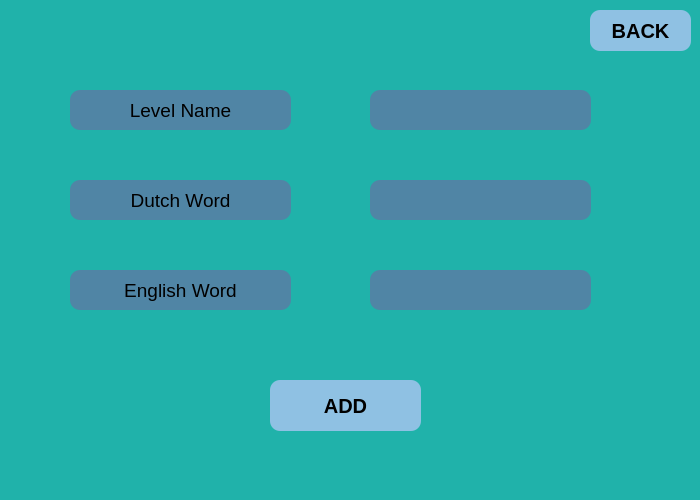
<?xml version="1.0" encoding="UTF-8"?>
<ui version="4.0">
 <class>MainWindow</class>
 <widget class="QMainWindow" name="MainWindow">
  <property name="geometry">
   <rect>
    <x>0</x>
    <y>0</y>
    <width>700</width>
    <height>500</height>
   </rect>
  </property>
  <property name="windowTitle">
   <string>PyBoysFlashcards</string>
  </property>
  <widget class="QWidget" name="centralwidget">
   <widget class="QGroupBox" name="groupBox">
    <property name="geometry">
     <rect>
      <x>0</x>
      <y>-20</y>
      <width>811</width>
      <height>591</height>
     </rect>
    </property>
    <property name="styleSheet">
     <string notr="true">background-color: rgb(32,178,170);
border-top-right-radius: 10px;
border-bottom-right-radius: 10px;
border-top-left-radius: 10px;
border-bottom-left-radius: 10px;</string>
    </property>
    <property name="title">
     <string>PyBoysFlashcards</string>
    </property>
    <widget class="QPushButton" name="add">
     <property name="geometry">
      <rect>
       <x>270</x>
       <y>400</y>
       <width>151</width>
       <height>51</height>
      </rect>
     </property>
     <property name="font">
      <font>
       <pointsize>15</pointsize>
       <weight>75</weight>
       <bold>true</bold>
      </font>
     </property>
     <property name="cursor">
      <cursorShape>OpenHandCursor</cursorShape>
     </property>
     <property name="styleSheet">
      <string notr="true">background-color: rgb(143, 193, 227);
border-top-right-radius: 10px;
border-bottom-right-radius: 10px;
border-top-left-radius: 10px;
border-bottom-left-radius: 10px;</string>
     </property>
     <property name="text">
      <string>ADD</string>
     </property>
    </widget>
    <widget class="QPushButton" name="back">
     <property name="geometry">
      <rect>
       <x>590</x>
       <y>30</y>
       <width>101</width>
       <height>41</height>
      </rect>
     </property>
     <property name="font">
      <font>
       <pointsize>15</pointsize>
       <weight>75</weight>
       <bold>true</bold>
      </font>
     </property>
     <property name="cursor">
      <cursorShape>OpenHandCursor</cursorShape>
     </property>
     <property name="styleSheet">
      <string notr="true">background-color: rgb(143, 193, 227);
border-top-right-radius: 10px;
border-bottom-right-radius: 10px;
border-top-left-radius: 10px;
border-bottom-left-radius: 10px;</string>
     </property>
     <property name="text">
      <string>BACK</string>
     </property>
    </widget>
    <widget class="QLabel" name="levelname">
     <property name="geometry">
      <rect>
       <x>70</x>
       <y>110</y>
       <width>221</width>
       <height>40</height>
      </rect>
     </property>
     <property name="minimumSize">
      <size>
       <width>0</width>
       <height>40</height>
      </size>
     </property>
     <property name="font">
      <font>
       <pointsize>14</pointsize>
       <weight>50</weight>
       <bold>false</bold>
      </font>
     </property>
     <property name="styleSheet">
      <string notr="true">background-color: rgba(80,133,165 );
border-top-right-radius: 10px;
border-bottom-right-radius: 10px;
border-top-left-radius: 10px;
border-bottom-left-radius: 10px;</string>
     </property>
     <property name="text">
      <string>Level Name</string>
     </property>
     <property name="alignment">
      <set>Qt::AlignCenter</set>
     </property>
    </widget>
    <widget class="QLabel" name="dutchword">
     <property name="geometry">
      <rect>
       <x>70</x>
       <y>200</y>
       <width>221</width>
       <height>40</height>
      </rect>
     </property>
     <property name="minimumSize">
      <size>
       <width>0</width>
       <height>40</height>
      </size>
     </property>
     <property name="font">
      <font>
       <pointsize>14</pointsize>
       <weight>50</weight>
       <bold>false</bold>
      </font>
     </property>
     <property name="styleSheet">
      <string notr="true">background-color: rgba(80,133,165 );
border-top-right-radius: 10px;
border-bottom-right-radius: 10px;
border-top-left-radius: 10px;
border-bottom-left-radius: 10px;</string>
     </property>
     <property name="text">
      <string>Dutch Word</string>
     </property>
     <property name="alignment">
      <set>Qt::AlignCenter</set>
     </property>
    </widget>
    <widget class="QLabel" name="english">
     <property name="geometry">
      <rect>
       <x>70</x>
       <y>290</y>
       <width>221</width>
       <height>40</height>
      </rect>
     </property>
     <property name="minimumSize">
      <size>
       <width>0</width>
       <height>40</height>
      </size>
     </property>
     <property name="font">
      <font>
       <pointsize>14</pointsize>
       <weight>50</weight>
       <bold>false</bold>
      </font>
     </property>
     <property name="styleSheet">
      <string notr="true">background-color: rgba(80,133,165 );
border-top-right-radius: 10px;
border-bottom-right-radius: 10px;
border-top-left-radius: 10px;
border-bottom-left-radius: 10px;</string>
     </property>
     <property name="text">
      <string>English Word</string>
     </property>
     <property name="alignment">
      <set>Qt::AlignCenter</set>
     </property>
    </widget>
    <widget class="QLineEdit" name="levelname_edit">
     <property name="geometry">
      <rect>
       <x>370</x>
       <y>110</y>
       <width>221</width>
       <height>40</height>
      </rect>
     </property>
     <property name="font">
      <font>
       <pointsize>15</pointsize>
       <weight>75</weight>
       <bold>true</bold>
      </font>
     </property>
     <property name="styleSheet">
      <string notr="true">background-color: rgba(80,133,165 );
border-top-right-radius: 10px;
border-bottom-right-radius: 10px;
border-top-left-radius: 10px;
border-bottom-left-radius: 10px;</string>
     </property>
     <property name="text">
      <string/>
     </property>
    </widget>
    <widget class="QLineEdit" name="dutchword_edit">
     <property name="geometry">
      <rect>
       <x>370</x>
       <y>200</y>
       <width>221</width>
       <height>40</height>
      </rect>
     </property>
     <property name="font">
      <font>
       <pointsize>15</pointsize>
       <weight>75</weight>
       <bold>true</bold>
      </font>
     </property>
     <property name="styleSheet">
      <string notr="true">background-color: rgba(80,133,165 );
border-top-right-radius: 10px;
border-bottom-right-radius: 10px;
border-top-left-radius: 10px;
border-bottom-left-radius: 10px;</string>
     </property>
     <property name="text">
      <string/>
     </property>
    </widget>
    <widget class="QLineEdit" name="english_edit">
     <property name="geometry">
      <rect>
       <x>370</x>
       <y>290</y>
       <width>221</width>
       <height>40</height>
      </rect>
     </property>
     <property name="font">
      <font>
       <pointsize>15</pointsize>
       <weight>75</weight>
       <bold>true</bold>
      </font>
     </property>
     <property name="styleSheet">
      <string notr="true">background-color: rgba(80,133,165 );
border-top-right-radius: 10px;
border-bottom-right-radius: 10px;
border-top-left-radius: 10px;
border-bottom-left-radius: 10px;</string>
     </property>
     <property name="text">
      <string/>
     </property>
    </widget>
   </widget>
  </widget>
 </widget>
 <resources/>
 <connections/>
</ui>
